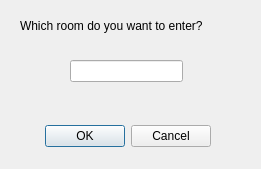
<?xml version="1.0" encoding="UTF-8"?>
<ui version="4.0">
 <class>RoomDialog</class>
 <widget class="QDialog" name="RoomDialog">
  <property name="geometry">
   <rect>
    <x>0</x>
    <y>0</y>
    <width>261</width>
    <height>169</height>
   </rect>
  </property>
  <property name="windowTitle">
   <string>Dialog</string>
  </property>
  <widget class="QDialogButtonBox" name="buttonBox">
   <property name="geometry">
    <rect>
     <x>30</x>
     <y>120</y>
     <width>181</width>
     <height>32</height>
    </rect>
   </property>
   <property name="orientation">
    <enum>Qt::Horizontal</enum>
   </property>
   <property name="standardButtons">
    <set>QDialogButtonBox::Cancel|QDialogButtonBox::Ok</set>
   </property>
  </widget>
  <widget class="QLabel" name="label">
   <property name="geometry">
    <rect>
     <x>20</x>
     <y>10</y>
     <width>221</width>
     <height>31</height>
    </rect>
   </property>
   <property name="text">
    <string>Which room do you want to enter?</string>
   </property>
  </widget>
  <widget class="QLineEdit" name="roomLineEdit">
   <property name="geometry">
    <rect>
     <x>70</x>
     <y>60</y>
     <width>113</width>
     <height>22</height>
    </rect>
   </property>
  </widget>
 </widget>
 <resources/>
 <connections>
  <connection>
   <sender>buttonBox</sender>
   <signal>accepted()</signal>
   <receiver>RoomDialog</receiver>
   <slot>accept()</slot>
   <hints>
    <hint type="sourcelabel">
     <x>248</x>
     <y>134</y>
    </hint>
    <hint type="destinationlabel">
     <x>157</x>
     <y>168</y>
    </hint>
   </hints>
  </connection>
  <connection>
   <sender>buttonBox</sender>
   <signal>rejected()</signal>
   <receiver>RoomDialog</receiver>
   <slot>reject()</slot>
   <hints>
    <hint type="sourcelabel">
     <x>316</x>
     <y>140</y>
    </hint>
    <hint type="destinationlabel">
     <x>286</x>
     <y>168</y>
    </hint>
   </hints>
  </connection>
 </connections>
</ui>
